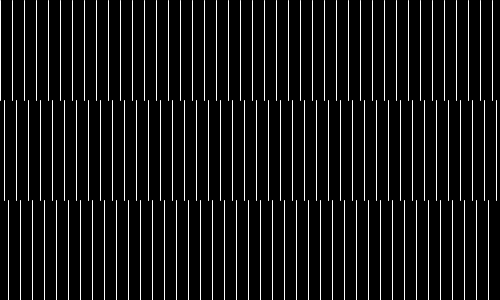
Frame 1 (no input)
Frame 60 (the mouse pressed at the canvas centre just before this capture): identical to frame 1, image omitted
Frame 120 (the mouse held since frame 60 and released just before this capture): identical to frame 1, image omitted

The Processing sketch that drew this single still picture (run headless with seeded random() and noise(); from frame 60 on, the mouse is pressed at the canvas centre):

// Processing sketch: w2_01_ConditionsAndBranching_if
// ── w2_01_ConditionsAndBranching_if.pde
/*
 * Creative Coding
 * Week 2, Foldout 02: Conditionals: if statement
 * by Indae Hwang and Jon McCormack
 * Updated 2016
 * Copyright (c) 2014-2016 Monash University
 
 * This program illustrates the use of the if statement.
 * The general form is:
 * if (condition) {
 *   execute the code in here
 *   if the condition is true
 * } else {
 *   execute the code
 *   in here
 * }
 *
 * The else { ... } component is optional.
 * 
 */   

void setup() {
  size(500, 300);
}

void draw() {
  background(0);
  
  stroke(255); 
  
  for (int i = 0; i < width; i += 4) {
    if (i%3 == 0) {
      // this section of code is executed if the remainder of
      // dividing i by 3 equals 0
      line(i, 0, i, 100);
    }
    else if (i%3 == 1) {
      // this section is executed if i%3 == 1
      line(i, 100, i, 200);
    }
    else if (i%3 == 2) {
      // thes section if i%3 == 2
      // you can have as many lines of code as you like
      // between the opening and closing { }
      // You can even have other if statements!
      line(i, 200, i, 300);
    } // end if
  } // end for
  
} // end draw
